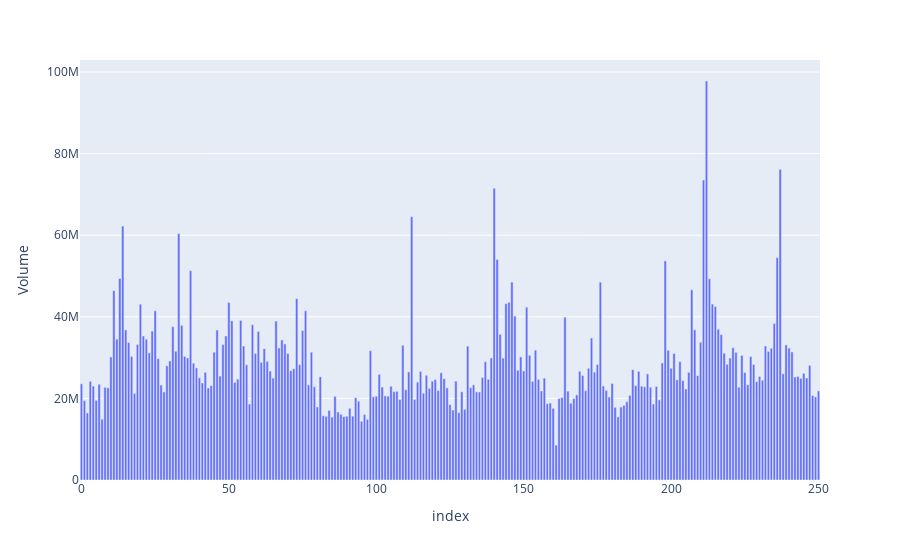

Notebook source saved alongside this figure:
### Code cell
# 成交量柱状图

figure = px.bar(data,y= "Volume")
figure.show()

### Figure 1 — Plotly figure (JSON) as saved in the notebook; plotly's stock layout.template omitted (floating-point values rounded to 4 significant figures; data arrays with more than 128 entries replaced by an {"elided": "..."} marker saying what was removed)
{"data": [{"alignmentgroup": "True", "hovertemplate": "index=%{x}<br>Volume=%{y}<extra></extra>", "legendgroup": "", "marker": {"color": "#636efa", "pattern": {"shape": ""}}, "name": "", "offsetgroup": "", "orientation": "v", "showlegend": false, "textposition": "auto", "type": "bar", "x": {"elided": "251 int values"}, "xaxis": "x", "y": {"elided": "251 int values"}, "yaxis": "y"}], "layout": {"barmode": "relative", "legend": {"tracegroupgap": 0}, "margin": {"t": 60}, "xaxis": {"anchor": "y", "domain": [0, 1], "title": {"text": "index"}}, "yaxis": {"anchor": "x", "domain": [0, 1], "title": {"text": "Volume"}}}}
